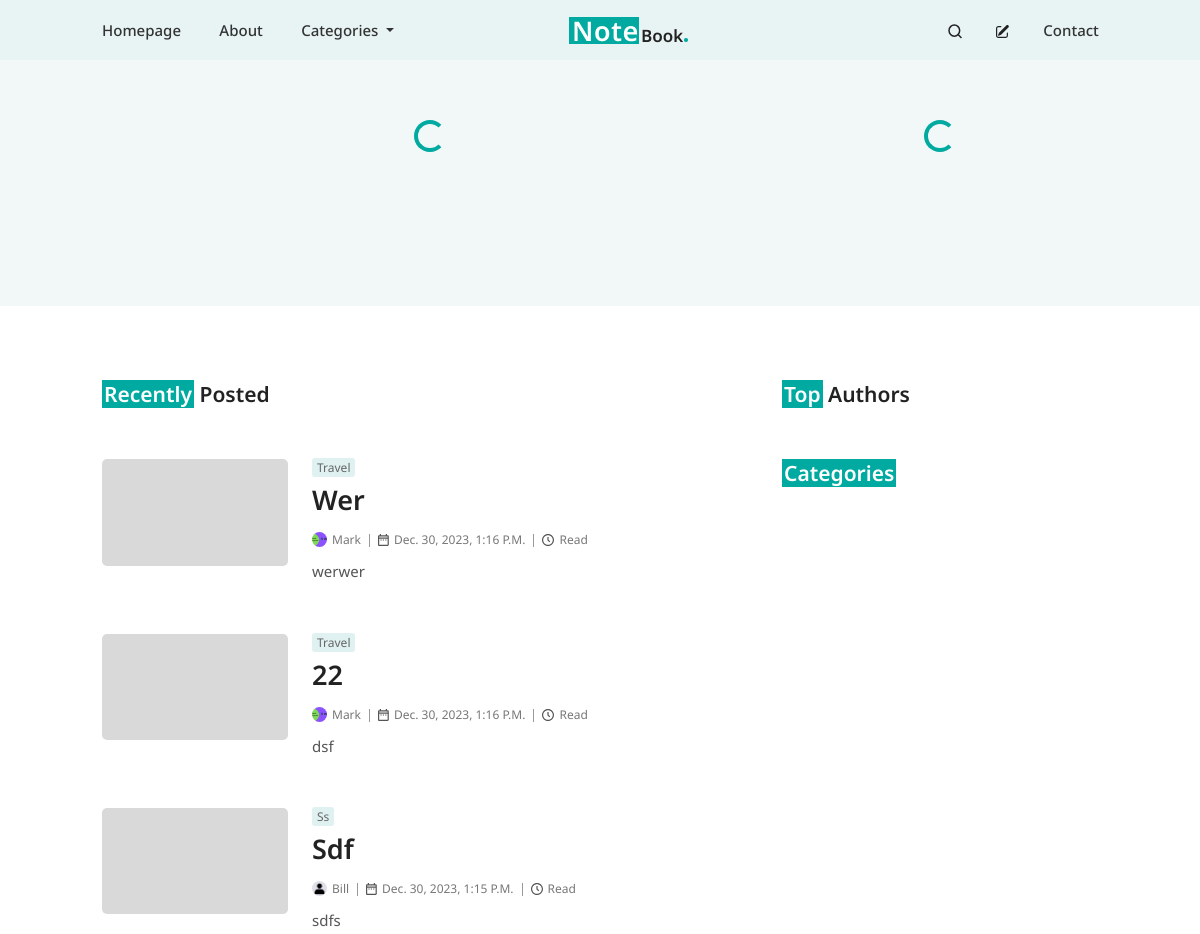
The app's page / (upper part), older data.
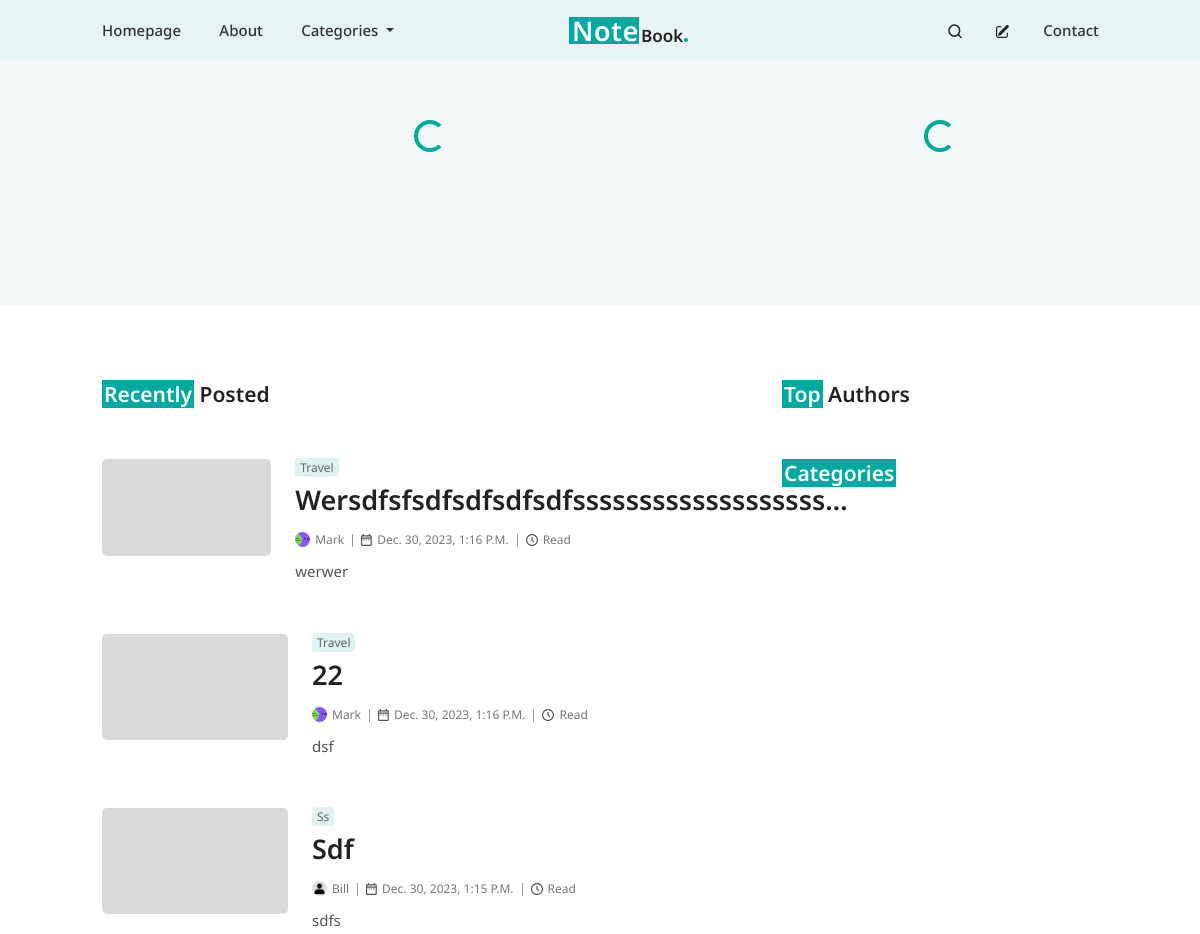
The same page, newer data.
### post/models.py (models this page shows, shortened)
class BlogPost(models.Model):
    author = models.ForeignKey(User, on_delete=models.CASCADE)
    title = models.CharField(max_length=200)
    content = models.TextField()
    category = models.ForeignKey(Category, on_delete=models.CASCADE,null=True)
    tags = models.ManyToManyField(Tag, blank=True, null=True)
    featured_image = models.ImageField(upload_to='featured_images/', default='featured_images/default_image.png', validators=[
                              FileExtensionValidator(['png', 'jpg', 'jpeg', 'gif'])], blank=True, null=True)
    created_at = models.DateTimeField(auto_now_add=True)
    updated_at = models.DateTimeField(auto_now=True)
    is_featured= models.BooleanField(default=False)
    views = models.PositiveIntegerField(default=0)
    banner_after_me=models.BooleanField(default=False)
    class Meta:
        ordering = ['-id']
    @property
    def readtime(self):
        result = of_html(self.content)
        return result.text

class Category(models.Model):
    name = models.CharField(max_length=100)
    def __str__(self):
        return self.name
    class Meta:
        ordering = ['-id']

### profiles/models.py (models this page shows, shortened)
class Profile(models.Model):
    user = models.OneToOneField(User, on_delete=models.CASCADE)
    avatar = models.ImageField(default='avatars/avatar.png', upload_to='avatars',validators=[
                              FileExtensionValidator(['png', 'jpg', 'jpeg', 'gif'])])
    profession = models.CharField(max_length=50, null=True, blank=True)
    about_me = models.CharField(max_length=300, null=True, blank=True)
    facebook_url = models.URLField(validators=[URLValidator()], blank=True, null=True)
    twitter_url = models.URLField(validators=[URLValidator()], blank=True, null=True)
    instagram_url = models.URLField(validators=[URLValidator()], blank=True, null=True)

### post/views.py (the view)
# urls.py: path('', include('post.urls')),
def post(request):
    queryset = BlogPost.objects.all()
    items_per_page = 8
    paginator = Paginator(queryset, items_per_page)
    page = request.GET.get('page')
    try:
        objects = paginator.page(page)
    except PageNotAnInteger:
        objects = paginator.page(1)
    except EmptyPage:
        objects = paginator.page(paginator.num_pages)
    return render (request, 'post.html', {'objects':  objects,} )

### post/templates/post.html (shortened to what this page needs)
{% extends 'base.html' %}
{% load static %}
{% block style %}
<link rel="stylesheet" type='text/css' href={% static 'post.css' %}>
{% endblock style %}
{% block content %}
<div id="first-section">
    <div class="container-fluid">
        <div class="row">
            <div class="col-lg-8">
                <div class="spinner-container text-center">
                    <div id="spinner-for-featured" style="color:#00AAA1" class="spinner-border" role="status">
                    </div>
                </div>
            </div>
            <div class="col-lg-4">
                <div class="spinner-container text-center">
                    <div id="spinner-for-most-popular" style="color:#00AAA1" class="spinner-border" role="status">
                    </div>
                </div>
                <div id="slide-container-popular">
                    <div class="swiper">
                    </div>
                </div>
            </div>
        </div>
    </div>
</div>
<div class="sec-section mt-4">
    <div class="container-fluid">
        <div class="row">
            <div class="col-lg-8 pe-4">
                <h2 class="recent-post-headline">
                    {% if objects %}
                    <h2 class="recent-post-headline">
                        <span class="recent-post-span">Recently</span> Posted
                    </h2>
                    {% endif %}
                </h2>
                <div class="recent-post-container">
                    {% for obj in objects %}
                    <div style="margin-bottom:35px" class="d-flex">
                        <div style="width:30%" class="me-4">
                            <img style="width: 100%; border-radius: 5px; object-fit: cover;"
                                src="{{obj.featured_image.url}}" alt="image">
                        </div>
                        <div style="width:70%" class="">
                            <p style="margin-top:-7px" class="recent-post-category post-category"><span
                                    class="post-category-span">{{obj.category}}</span></p>
                            <h2 class="recent-post-title">{{ obj.title|truncatechars:40 }}</h2>
                            <div class='recent-post-details d-flex'>
                                <div class='d-flex pe-2'>
                                    <img class='recent-post-author-image' alt="author-image"
                                        src="{{obj.author.profile.avatar.url}}" />
                                    <span class="post-details-text">
                                        {{ obj.author.username}}
                                </div>
                                <div class='recent-post-date-container d-flex px-2'>
                                    <span class="post-details-text">
                                        {{obj.created_at}}
                                    </span>
                                </div>
                                <div class="d-flex px-2 recent-post-time-container">
                                    <span class="post-details-text"> {{obj.readtime}} Read </span>
                                </div>
                            </div>
                            <p class="recent-post-content">
                                {{ obj.content|truncatechars_html:90 }}
                            </p>
                        </div>
                    </div>
                    {% endfor %}
                </div>
            </div>
            <div class="col-lg-4">
                {% include 'sidebar.html' %}
            </div>
        </div>
    </div>
</div>
{% endblock content %}

Row changes from the older to the newer data that the page shows:
changed BlogPost "werwer": title "Wer" → "Wersdfsfsdfsdfsdfsdfsssssssssssssssssss…"
